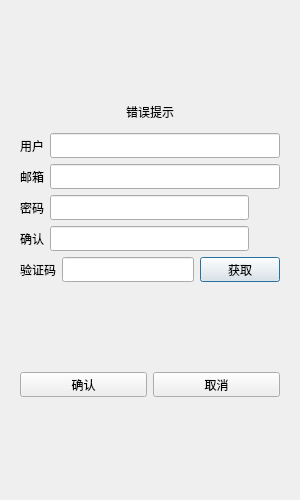
<?xml version="1.0" encoding="UTF-8"?>
<ui version="4.0">
 <class>RegisterDialog</class>
 <widget class="QDialog" name="RegisterDialog">
  <property name="geometry">
   <rect>
    <x>0</x>
    <y>0</y>
    <width>300</width>
    <height>500</height>
   </rect>
  </property>
  <property name="windowTitle">
   <string>Dialog</string>
  </property>
  <layout class="QVBoxLayout" name="verticalLayout">
   <item>
    <layout class="QVBoxLayout" name="verticalLayout_2">
     <item>
      <widget class="QStackedWidget" name="stackedWidget">
       <property name="currentIndex">
        <number>0</number>
       </property>
       <widget class="QWidget" name="page_1">
        <layout class="QVBoxLayout" name="verticalLayout_3">
         <item>
          <spacer name="verticalSpacer">
           <property name="orientation">
            <enum>Qt::Orientation::Vertical</enum>
           </property>
           <property name="sizeHint" stdset="0">
            <size>
             <width>20</width>
             <height>40</height>
            </size>
           </property>
          </spacer>
         </item>
         <item>
          <widget class="QLabel" name="err_tip">
           <property name="text">
            <string>错误提示</string>
           </property>
           <property name="alignment">
            <set>Qt::AlignmentFlag::AlignCenter</set>
           </property>
          </widget>
         </item>
         <item>
          <widget class="QWidget" name="widget" native="true"/>
         </item>
         <item>
          <layout class="QHBoxLayout" name="horizontalLayout_2">
           <item>
            <widget class="QLabel" name="user_label">
             <property name="minimumSize">
              <size>
               <width>0</width>
               <height>25</height>
              </size>
             </property>
             <property name="maximumSize">
              <size>
               <width>16777215</width>
               <height>25</height>
              </size>
             </property>
             <property name="text">
              <string>用户</string>
             </property>
            </widget>
           </item>
           <item>
            <widget class="QLineEdit" name="user_lineEdit">
             <property name="minimumSize">
              <size>
               <width>0</width>
               <height>25</height>
              </size>
             </property>
             <property name="maximumSize">
              <size>
               <width>16777215</width>
               <height>25</height>
              </size>
             </property>
            </widget>
           </item>
          </layout>
         </item>
         <item>
          <layout class="QHBoxLayout" name="horizontalLayout">
           <item>
            <widget class="QLabel" name="email_label">
             <property name="minimumSize">
              <size>
               <width>0</width>
               <height>25</height>
              </size>
             </property>
             <property name="maximumSize">
              <size>
               <width>16777215</width>
               <height>25</height>
              </size>
             </property>
             <property name="text">
              <string>邮箱</string>
             </property>
            </widget>
           </item>
           <item>
            <widget class="QLineEdit" name="email_Edit">
             <property name="minimumSize">
              <size>
               <width>0</width>
               <height>25</height>
              </size>
             </property>
             <property name="maximumSize">
              <size>
               <width>16777215</width>
               <height>25</height>
              </size>
             </property>
            </widget>
           </item>
          </layout>
         </item>
         <item>
          <layout class="QHBoxLayout" name="horizontalLayout_3">
           <item>
            <widget class="QLabel" name="pass_label">
             <property name="minimumSize">
              <size>
               <width>0</width>
               <height>25</height>
              </size>
             </property>
             <property name="maximumSize">
              <size>
               <width>16777215</width>
               <height>25</height>
              </size>
             </property>
             <property name="text">
              <string>密码</string>
             </property>
            </widget>
           </item>
           <item>
            <widget class="QLineEdit" name="pass_Edit">
             <property name="minimumSize">
              <size>
               <width>0</width>
               <height>25</height>
              </size>
             </property>
             <property name="maximumSize">
              <size>
               <width>16777215</width>
               <height>25</height>
              </size>
             </property>
            </widget>
           </item>
           <item>
            <widget class="ClickedLabel" name="pass_visible">
             <property name="minimumSize">
              <size>
               <width>25</width>
               <height>25</height>
              </size>
             </property>
             <property name="maximumSize">
              <size>
               <width>25</width>
               <height>25</height>
              </size>
             </property>
             <property name="text">
              <string/>
             </property>
            </widget>
           </item>
          </layout>
         </item>
         <item>
          <layout class="QHBoxLayout" name="horizontalLayout_4">
           <item>
            <widget class="QLabel" name="pass2_label">
             <property name="minimumSize">
              <size>
               <width>0</width>
               <height>25</height>
              </size>
             </property>
             <property name="maximumSize">
              <size>
               <width>16777215</width>
               <height>25</height>
              </size>
             </property>
             <property name="text">
              <string>确认</string>
             </property>
            </widget>
           </item>
           <item>
            <widget class="QLineEdit" name="pass2_lineEdit">
             <property name="minimumSize">
              <size>
               <width>0</width>
               <height>25</height>
              </size>
             </property>
             <property name="maximumSize">
              <size>
               <width>16777215</width>
               <height>25</height>
              </size>
             </property>
            </widget>
           </item>
           <item>
            <widget class="ClickedLabel" name="confirm_visible">
             <property name="minimumSize">
              <size>
               <width>25</width>
               <height>25</height>
              </size>
             </property>
             <property name="maximumSize">
              <size>
               <width>25</width>
               <height>25</height>
              </size>
             </property>
             <property name="text">
              <string/>
             </property>
            </widget>
           </item>
          </layout>
         </item>
         <item>
          <layout class="QHBoxLayout" name="horizontalLayout_5">
           <item>
            <widget class="QLabel" name="varify_label">
             <property name="minimumSize">
              <size>
               <width>0</width>
               <height>25</height>
              </size>
             </property>
             <property name="maximumSize">
              <size>
               <width>16777215</width>
               <height>25</height>
              </size>
             </property>
             <property name="text">
              <string>验证码</string>
             </property>
            </widget>
           </item>
           <item>
            <widget class="QLineEdit" name="varify_Edit">
             <property name="minimumSize">
              <size>
               <width>0</width>
               <height>25</height>
              </size>
             </property>
             <property name="maximumSize">
              <size>
               <width>16777215</width>
               <height>25</height>
              </size>
             </property>
            </widget>
           </item>
           <item>
            <widget class="TimerBtn" name="get_btn">
             <property name="minimumSize">
              <size>
               <width>0</width>
               <height>25</height>
              </size>
             </property>
             <property name="maximumSize">
              <size>
               <width>16777215</width>
               <height>25</height>
              </size>
             </property>
             <property name="text">
              <string>获取</string>
             </property>
            </widget>
           </item>
          </layout>
         </item>
         <item>
          <spacer name="verticalSpacer_3">
           <property name="orientation">
            <enum>Qt::Orientation::Vertical</enum>
           </property>
           <property name="sizeHint" stdset="0">
            <size>
             <width>20</width>
             <height>40</height>
            </size>
           </property>
          </spacer>
         </item>
         <item>
          <layout class="QHBoxLayout" name="horizontalLayout_6">
           <item>
            <widget class="QPushButton" name="sure_btn">
             <property name="minimumSize">
              <size>
               <width>0</width>
               <height>25</height>
              </size>
             </property>
             <property name="maximumSize">
              <size>
               <width>16777215</width>
               <height>25</height>
              </size>
             </property>
             <property name="text">
              <string>确认</string>
             </property>
            </widget>
           </item>
           <item>
            <widget class="QPushButton" name="cancel_btn">
             <property name="minimumSize">
              <size>
               <width>0</width>
               <height>25</height>
              </size>
             </property>
             <property name="maximumSize">
              <size>
               <width>16777215</width>
               <height>25</height>
              </size>
             </property>
             <property name="text">
              <string>取消</string>
             </property>
            </widget>
           </item>
          </layout>
         </item>
         <item>
          <spacer name="verticalSpacer_2">
           <property name="orientation">
            <enum>Qt::Orientation::Vertical</enum>
           </property>
           <property name="sizeHint" stdset="0">
            <size>
             <width>20</width>
             <height>40</height>
            </size>
           </property>
          </spacer>
         </item>
        </layout>
       </widget>
       <widget class="QWidget" name="page_2">
        <layout class="QVBoxLayout" name="verticalLayout_5">
         <item>
          <spacer name="verticalSpacer_4">
           <property name="orientation">
            <enum>Qt::Orientation::Vertical</enum>
           </property>
           <property name="sizeHint" stdset="0">
            <size>
             <width>20</width>
             <height>40</height>
            </size>
           </property>
          </spacer>
         </item>
         <item>
          <widget class="QLabel" name="tip_lb">
           <property name="text">
            <string>注册成功，5秒后返回登录</string>
           </property>
           <property name="alignment">
            <set>Qt::AlignmentFlag::AlignCenter</set>
           </property>
          </widget>
         </item>
         <item>
          <widget class="QLabel" name="tip2_lb">
           <property name="text">
            <string>可点击返回按钮直接返回登陆页面</string>
           </property>
           <property name="alignment">
            <set>Qt::AlignmentFlag::AlignCenter</set>
           </property>
          </widget>
         </item>
         <item>
          <spacer name="verticalSpacer_6">
           <property name="orientation">
            <enum>Qt::Orientation::Vertical</enum>
           </property>
           <property name="sizeHint" stdset="0">
            <size>
             <width>20</width>
             <height>40</height>
            </size>
           </property>
          </spacer>
         </item>
         <item>
          <widget class="QWidget" name="widget_2" native="true">
           <layout class="QHBoxLayout" name="horizontalLayout_7">
            <item>
             <spacer name="horizontalSpacer">
              <property name="orientation">
               <enum>Qt::Orientation::Horizontal</enum>
              </property>
              <property name="sizeHint" stdset="0">
               <size>
                <width>40</width>
                <height>20</height>
               </size>
              </property>
             </spacer>
            </item>
            <item>
             <widget class="QPushButton" name="return_btn">
              <property name="text">
               <string>返回登录</string>
              </property>
             </widget>
            </item>
            <item>
             <spacer name="horizontalSpacer_2">
              <property name="orientation">
               <enum>Qt::Orientation::Horizontal</enum>
              </property>
              <property name="sizeHint" stdset="0">
               <size>
                <width>40</width>
                <height>20</height>
               </size>
              </property>
             </spacer>
            </item>
           </layout>
          </widget>
         </item>
         <item>
          <spacer name="verticalSpacer_5">
           <property name="orientation">
            <enum>Qt::Orientation::Vertical</enum>
           </property>
           <property name="sizeHint" stdset="0">
            <size>
             <width>20</width>
             <height>40</height>
            </size>
           </property>
          </spacer>
         </item>
        </layout>
       </widget>
      </widget>
     </item>
    </layout>
   </item>
  </layout>
 </widget>
 <customwidgets>
  <customwidget>
   <class>TimerBtn</class>
   <extends>QPushButton</extends>
   <header>timerbtn.h</header>
  </customwidget>
  <customwidget>
   <class>ClickedLabel</class>
   <extends>QLabel</extends>
   <header>clickedlabel.h</header>
  </customwidget>
 </customwidgets>
 <resources/>
 <connections/>
</ui>
